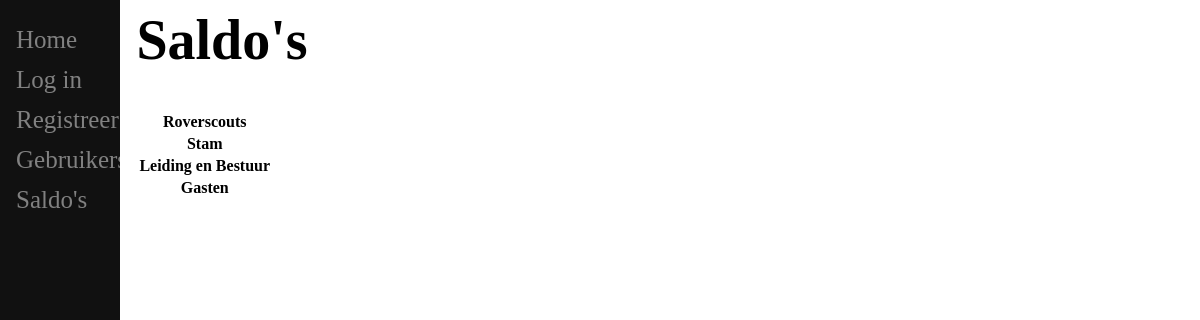
/balance, run on an earlier commit of the app's database.
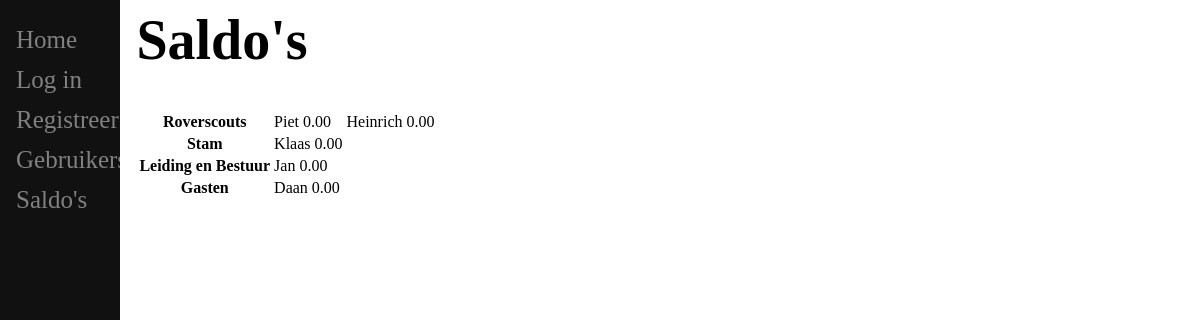
And on a later commit of the database.
### app/models.py (models this page shows, shortened)
class Usergroup(db.Model):
    id = db.Column(db.Integer, primary_key=True)
    name = db.Column(db.String(64), index=True)
    users = db.relationship('User', backref='group', lazy='dynamic')

class User(db.Model):
    id = db.Column(db.Integer, primary_key=True)
    name = db.Column(db.String(64), index=True)
    usergroup_id = db.Column(db.Integer, db.ForeignKey('usergroup.id'))
    balance = db.Column(db.Float, default=0)
    upgrades = db.relationship('Upgrade', backref='author', lazy='dynamic')
    purchases = db.relationship('Purchase', backref='author', lazy='dynamic')

### app/routes.py (the view)
@app.route('/balance')
def balance():
    return render_template('balance.html', title='Saldo', Usergroup=Usergroup)

### app/templates/balance.html
{% extends "base.html" %}
{% block content %}
    <h1>Saldo's</h1>
    <table>
        {% for g in Usergroup.query.all() %}
        <tr>
            <th>{{ g.name }}</th>
            {% for u in g.users.all() %}
            <td>{{ u.name }} {{ '%.2f' % u.balance }}</td>
            {% endfor %}
        </tr>
        {% endfor %}
    </table>
{% endblock %}

### app/templates/base.html (shortened to what this page needs)
<HTML>
    <head>
    </head>
    <body>
        <div class="sidenav">
            <a href="/">Home</a>
            <a href="/login">Log in</a>
            <a href="/register">Registreer</a>
            <a href="/users">Gebruikers</a>
            <a href="/balance">Saldo's</a>
        </div>
        <div class="main">
        {% block content %}{% endblock %}
        </div>
    </body>
</HTML>

### app/templates/base.html (style rules this page uses)
.sidenav { height: 100%; width: 10%; position: fixed; z-index: 1; top: 0; left: 0; background-color: #111; overflow-x: hidden; padding-top: 20px; }
.sidenav a { padding: 6px 8px 6px 16px; text-decoration: none; font-size: 25px; color: #818181; display: block; }
.main { margin-left: 10%; font-size: 28px; padding: 0px 10px; }

What changed in the data, as far as the page shows it:
changed Usergroup "Roverscouts": gains User (name "Piet", balance "0.00")
added User: name "Heinrich", balance "0.00", shown under Usergroup "Roverscouts"
added User: name "Klaas", balance "0.00", shown under Usergroup "Stam"
added User: name "Jan", balance "0.00", shown under Usergroup "Leiding en Bestuur"
added User: name "Daan", balance "0.00", shown under Usergroup "Gasten"
